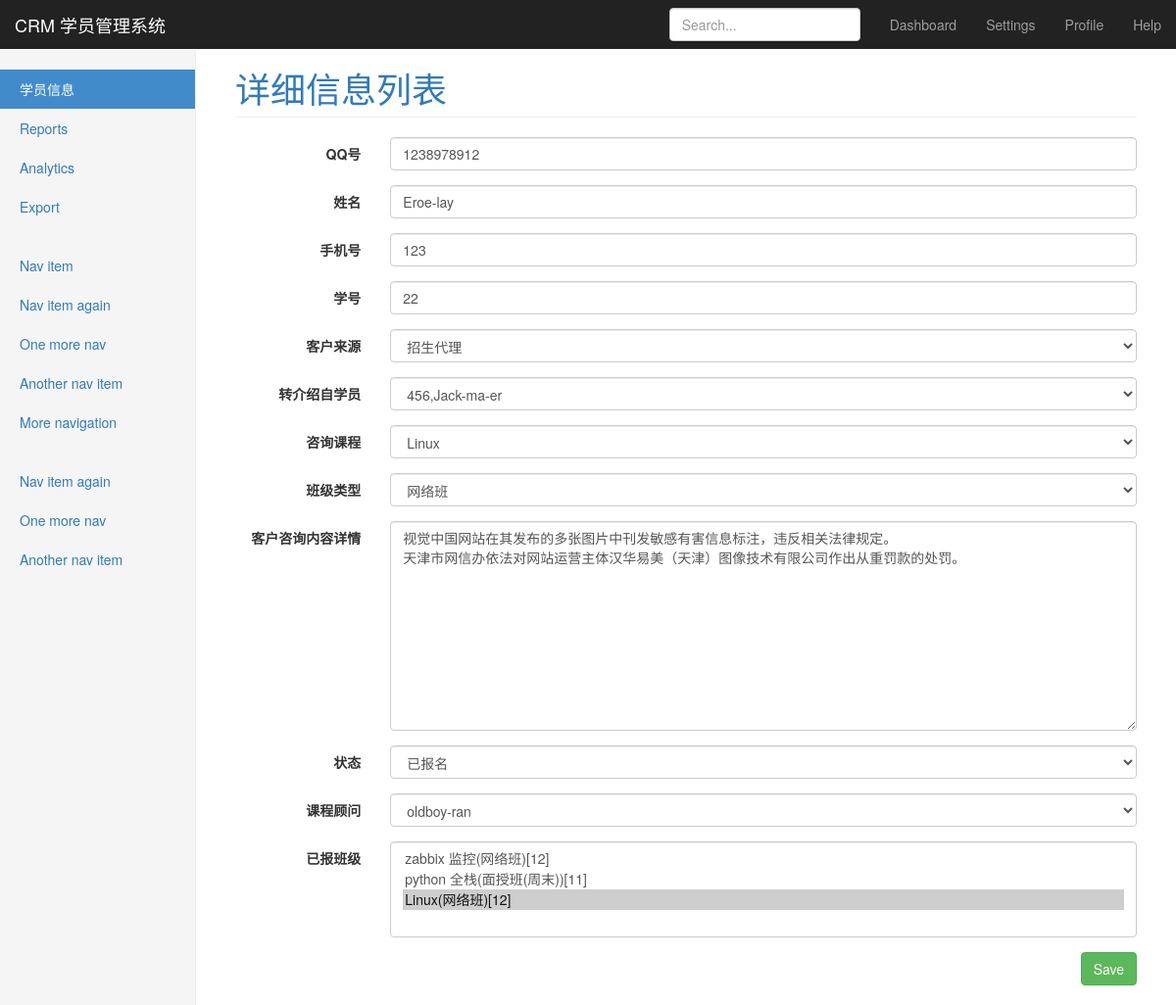
Page /crm/customers/5/ on the committed database.
### CRM/models.py (models this page shows)
class Customer(models.Model):
    qq = models.CharField(u"QQ号",max_length=64,unique=True,blank=True)
    name = models.CharField(u"姓名",max_length=32,blank=True,null=True)
    phone = models.BigIntegerField(u'手机号',blank=True,null=True)
    stu_id = models.CharField(u"学号",blank=True,null=True,max_length=64)
    source_type = (('qq',u"qq群"),
                   ('referral',u"内部转介绍"),
                   ('51cto',u"51cto"),
                   ('agent',u"招生代理"),
                   ('others',u"其它"),
                   )
    source = models.CharField(u'客户来源',max_length=64, choices=source_type,default='qq')
    referral_from = models.ForeignKey('self',verbose_name=u"转介绍自学员",help_text=u"若此客户是转介绍自内部学员,请在此处选择内部学员姓名",blank=True,null=True,related_name="internal_referral",on_delete=models.CASCADE)
    course = models.ForeignKey(Course,verbose_name=u"咨询课程",on_delete=models.CASCADE)
    class_type = models.CharField(u"班级类型",max_length=64,choices=class_type_choices)
    customer_note = models.TextField(u"客户咨询内容详情",help_text=u"客户咨询的大概情况,客户个人信息备注等...")
    status_choices = (('signed',u"已报名"),
                      ('unregistered',u"未报名"),
                      ('graduated',u"已毕业"),
                      )
    status = models.CharField(u"状态",choices=status_choices,max_length=64,default=u"unregistered",help_text=u"选择客户此时的状态")
    consultant = models.ForeignKey(UserProfile,verbose_name=u"课程顾问",on_delete=models.CASCADE)
    date = models.DateField(u"咨询日期",auto_now_add=True)
    class_list = models.ManyToManyField('ClassList',verbose_name=u"已报班级",blank=True)
    class Meta:
        verbose_name_plural = u'学员信息'
    def __str__(self):
        return "%s,%s" %(self.qq,self.name )

### CRM/views.py (the view)
# urls.py: re_path('/customers/(\d+)/$', views.customer_detail,name="customer_detail"),
def customer_detail(request,customer_id):
    customer_obj = models.Customer.objects.get(id=customer_id)
    if request.method == "POST":
        form = forms.CustomerModelForm(request.POST,instance=customer_obj)
        if form.is_valid():
            form.save()
            print('url:',request.path)
            base_url = "/".join(request.path.split("/")[:-2])
            print('url:',base_url)
            return redirect(base_url)
    else:
        form = forms.CustomerModelForm(instance=customer_obj)
    return render(request,'crm/customer_detail.html',{"customer_from":form})

### CRM/forms.py
class CustomerModelForm(ModelForm):
    class Meta:
        model = models.Customer
        exclude = ()
    def __init__(self,*args,**kwargs):
        super(CustomerModelForm,self).__init__(*args,**kwargs)
        for field_name in self.base_fields:
            field =self.base_fields[field_name]
            field.widget.attrs.update({'class':'form-control'})

### CRM/models.py (called while the page is built)
    def __str__(self):
        return self.name

    def __str__(self):
        return self.name

    def __str__(self):
        return "%s(%s)[%s]" %(self.course.name,self.get_course_type_display(),self.semester)

### templates/crm/customer_detail.html (shortened to what this page needs)
{% extends 'bootstrap/base.html' %}
{% load custom_tags %}
{% block page-header %}
    <a>详细信息列表</a>
{% endblock %}
{% block page-content %}
    <form  class="form-horizontal" method="post" >{% csrf_token %}
       {% for field in customer_from %}
            <div class="form-group">
                <label  class="col-sm-2 control-label">{{ field.label }}</label>
                <div class="col-sm-10">
                    {{ field }} {{ field.e }}
                </div>
             </div>
       {% endfor %}
        <div class="col-sm-13">
            <input type="submit" class="btn btn-success pull-right" value="Save">
        </div>
    </form>
{% endblock %}

### rows in the picture
Customer: customer_from "1238978912" "Eroe-lay" "123" "22" "招生代理" "456,Jack-ma-er" "Linux" "网络班" "视觉中国网站在其发布的多张图片中刊发敏感有害信息标注，违反相关法律规定。 天津市网信办依法对网站运营主体汉华易美（天津）图像技术有限公司作出从重罚款的处罚。" "已报名" "oldboy-ran"

### other values in the picture
{{ field.label }} "QQ号" "姓名" "手机号" "学号" "客户来源" "转介绍自学员" "咨询课程" "班级类型" "客户咨询内容详情" "状态" "课程顾问" "已报班级"
